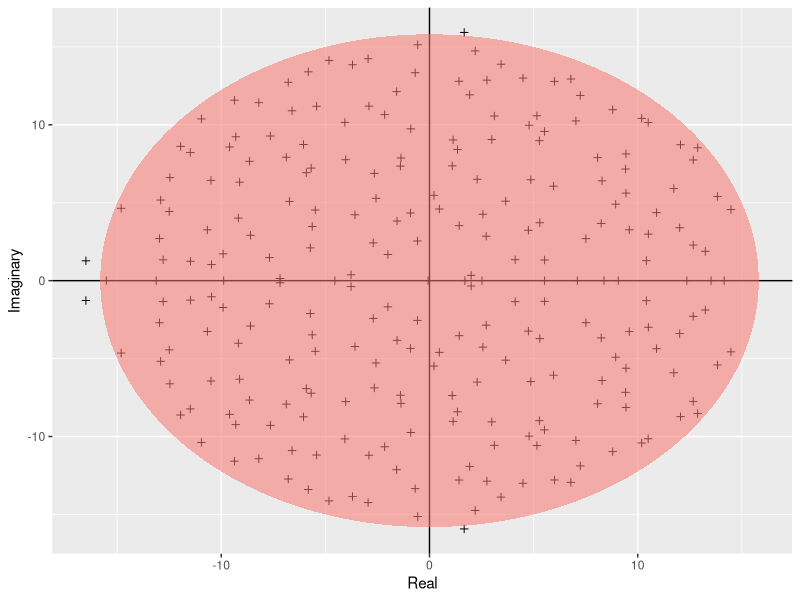

Recreate this plot in R.
# Demonstrates Girko's Circular Law, by plotting eigenvalues of real valued N x N matrix,
# which fall in a circle of radius √N

require(ggplot2)

build_ellipse <- function(hradius, vradius){ # function that returns an ellipse
  npoints = 250
  a <- seq(0, 2 * pi, length = npoints + 1)
  x <- hradius * cos(a)
  y <- vradius * sin(a)  
  return(data.frame(x = x, y = y))
}


N <- 250 # Assign size of the matrix

M <- matrix(rnorm(N * N), N, N) # Build the matrix

eigvals <- eigen(M)$values # Find the eigenvalues

eigDF <- data.frame("Real" = Re(eigvals), "Imaginary" = Im(eigvals)) # Build a dataframe

my_radius <- sqrt(N) # The radius of the circle is sqrt(N)

ellDF <- build_ellipse(my_radius, my_radius) # Dataframe to plot the ellipse

names(ellDF) <- c("Real", "Imaginary") # rename the columns

# plot the eigenvalues
pdf("../results/Girko.pdf")

p <- ggplot(eigDF, aes(x = Real, y = Imaginary))
p <- p +
  geom_point(shape = I(3)) +
  theme(legend.position = "none")

# now add the vertical and horizontal line
p <- p + geom_hline(aes(yintercept = 0))
p <- p + geom_vline(aes(xintercept = 0))

# finally, add the ellipse
p <- p + geom_polygon(data = ellDF, aes(x = Real, y = Imaginary, alpha = 1/20, fill = "red"))
print(p)
dev.off()

if (file.exists("Rplots.pdf")){
    file.remove("Rplots.pdf")
}